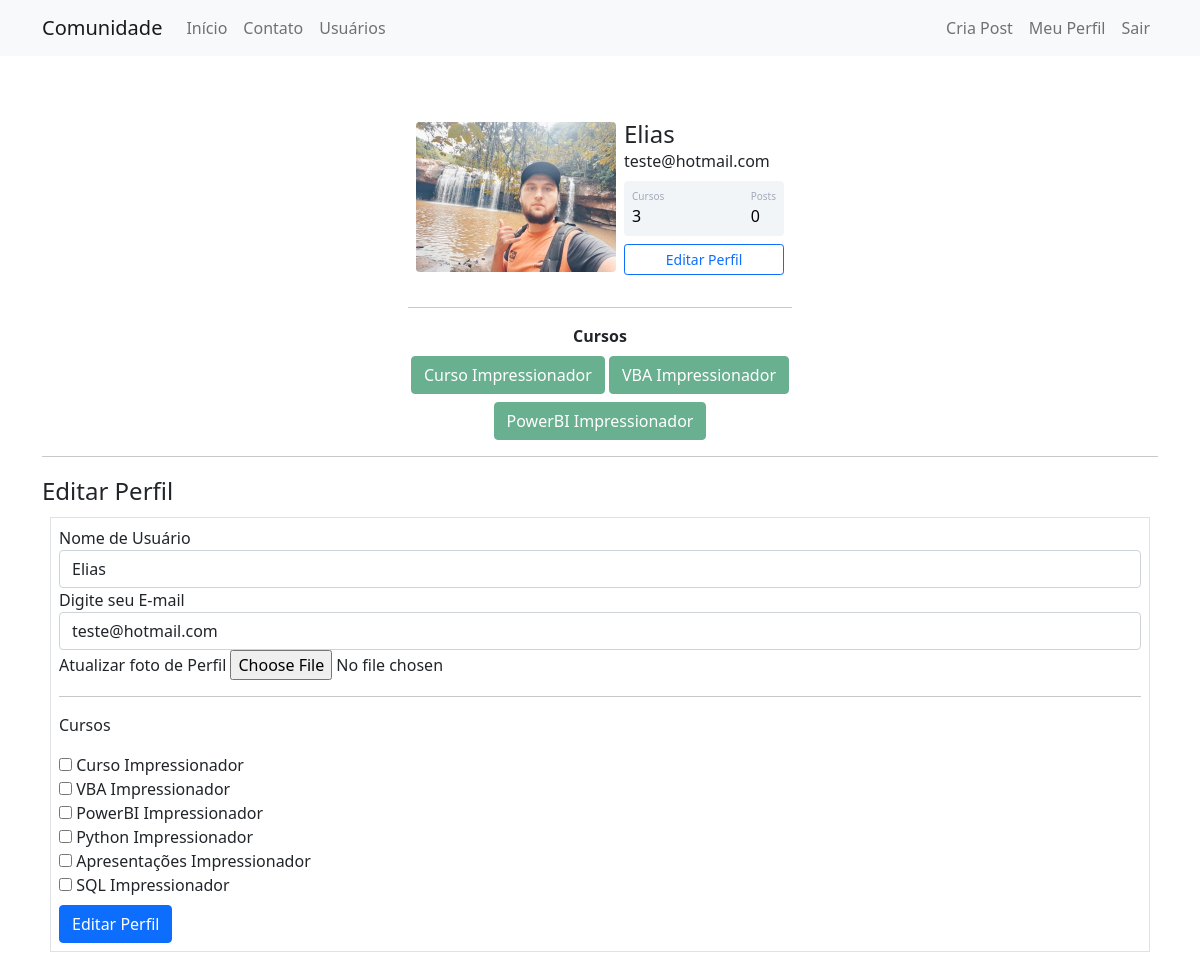
Screenshot of /perfil/editar (signed in) with the database file from the repository.
### comunidadeimpressionadora/model.py (models this page shows)
class Usuario(database.Model, UserMixin):
    id = database.Column(database.Integer, primary_key=True)
    username = database.Column(database.String, nullable=False)
    email = database.Column(database.String, nullable=False, unique=True)
    senha = database.Column(database.String, nullable=False)
    foto_perfil = database.Column(database.String, default='default.jpg')
    post = database.relationship('Post', backref='autor', lazy=True)
    cursos = database.Column(database.String, default='usuario não informado', nullable=False)

### comunidadeimpressionadora/routes.py (the view)
@app.route('/perfil/editar', methods=['GET', 'POST'])
@login_required
def editar_perfil():
    form = FomrEditarPerfil()
    if form.validate_on_submit():
        current_user.email = form.email.data
        current_user.username = form.username.data
        if form.foto_perfil.data:
            nome_imagem = salvar_iamgem(form.foto_perfil.data)
            current_user.foto_perfil = nome_imagem
        current_user.cursos = atualizar_cursos(form)
        database.session.commit()
        flash('Perfil atualizado com sucesso', 'alert-success')
        return redirect(url_for('perfil'))
    elif request.method == 'GET':
        form.email.data = current_user.email
        form.username.data = current_user.username
    foto_perfil = url_for('static', filename='fotos_perfil/{}'.format(current_user.foto_perfil))
    return render_template('editarperfil.html', foto_perfil=foto_perfil, form=form)

### comunidadeimpressionadora/forms.py (shortened to what this page needs)
class FomrEditarPerfil(FlaskForm):
    username = StringField(' Nome de Usuário', validators=[DataRequired()])
    email = StringField('Digite seu E-mail', validators=[DataRequired(), Email()])
    foto_perfil = FileField('Atualizar foto de Perfil', validators=[FileAllowed(['jpg', 'png'])])
    curso_excel = BooleanField('Curso Impressionador')
    curso_vba = BooleanField('VBA Impressionador')
    curso_poerbi = BooleanField('PowerBI Impressionador')
    curso_python = BooleanField('Python Impressionador')
    curso_ppt = BooleanField('Apresentações Impressionador')
    curso_sql = BooleanField('SQL Impressionador')
    botao_submit_editarperfil = SubmitField('Editar Perfil')

### comunidadeimpressionadora/model.py (called while the page is built)
@login_manager.user_loader
def load_usuario(id_usuario):
    return Usuario.query.get(int(id_usuario))

### comunidadeimpressionadora/templates/editarperfil.html (shortened to what this page needs)
{%extends'perfil.html'%}
{% block form_editar_perfil%}
<div class="container">
    <hr>
    <div class="row">
        <div class="col">
            <legend>Editar Perfil</legend>
            <form method="POST" action="" class="border m-2 p-2" enctype="multipart/form-data">
                <fieldset>
                    <div class="form-group">
                        {{form.username.label (class='form-control-label')}}
                        {%if form.username.errors%}
                        {{form.username (class='form-control is-invalid')}}
                        <div class="invalid-feedback">
                            {% for erro in form.username.errors%}
                            {{erro}}
                            {%endfor%}
                        </div>
                        {%else%}
                        {{form.username (class='form-control')}}
                        {%endif%}
                        <div class="form-group">
                            {{form.email.label (class='form-control-label')}}
                            {%if form.email.errors%}
                            {{form.email (class='form-control is-invalid')}}
                            <div class="invalid-feedback">
                                {% for erro in form.email.errors%}
                                {{erro}}
                                {%endfor%}
                            </div>
                            {%else%}
                            {{form.email (class='form-control')}}
                            {%endif%}
                        </div>
                        <div class="form-group">
                            {{ form.foto_perfil.label }}
                            {{ form.foto_perfil (class= 'form-control-file') }}
                        </div>
                        <hr>
                        <p>Cursos</p>
                        {%for campo in form%}
                        {% if 'curso_' in campo.name%}
                        <div class="form-group">
                            {{campo }}
                            {{campo.label (class='form-control-label')}}
                        </div>
                        {%endif%}
                        {%endfor%}
                    </div>
                </fieldset>
                {{form.botao_submit_editarperfil (class='btn btn-primary mt-2')}}
            </form>
        </div>
    </div>
</div>
{% endblock %}

### comunidadeimpressionadora/templates/perfil.html
{%extends'base.html'%}
{% block body%}
<div class="container mt-5 d-flex justify-content-center">
    <div class="card p-3">
        <div class="d-flex align-items-center">
            <div class="image pe-2"><img src="{{ foto_perfil }}" class="rounded" width="200"></div>
            <div class="ml-3 w-100">
                <h4 class="mb-0 mt-0">{{current_user.username}}</h4> <span>{{current_user.email}}</span>
                <div class="p-2 mt-2 bg-primary d-flex justify-content-between rounded text-white stats">
                    {%if 'não informado' in current_user.cursos %}
                    <div class="d-flex flex-column"><span class="articles">Cursos</span> <span class="number1">0</span>
                    </div>
                    {%else%}
                    <div class="d-flex flex-column"><span class="articles">Cursos</span> <span class="number1">{{ current_user.cursos.count (';') + 1 }}</span>
                    </div>
                    {%endif%}
                    <div class="d-flex flex-column"><span class="rating">Posts</span> <span class="number2">0</span>
                    </div>
                </div>
                <div class="button mt-2 d-flex flex-row align-items-center">
                    <a class='w-100' href="{{ url_for('editar_perfil') }}">
                        <button class="btn btn-sm btn-outline-primary w-100">Editar Perfil</button>
                    </a></div>
            </div>
        </div>
    </div>
</div>
<div class="row justify-content-center">
    <div class="col col-4" style="text-align:center">
        <hr>
        <strong>Cursos</strong><br>
        {%for curso in current_user.cursos.split(';')%}
        <button type="button " class="btn btn-success mt-2" disabled>{{curso}}</button>
        {%endfor%}
    </div>
</div>
{%block form_editar_perfil%}
{%endblock%}
{%endblock%}

### comunidadeimpressionadora/static/main.css (style rules this page uses)
.card { width: 400px; border: none; border-radius: 10px; background-color: #fff }
.stats { background: #f2f5f8 !important; color: #000 !important }
.articles { font-size: 10px; color: #a1aab9 }
.number1 { font-weight: 500 }
.number2 { font-weight: 500 }
.rating { font-size: 10px; color: #a1aab9 }

### rows the page displays
Usuario: username "Elias", email "teste@hotmail.com", cursos "3"

### other values shown
{{ curso }} "Curso Impressionador" "VBA Impressionador" "PowerBI Impressionador"
{{ campo.label (class='form-control-label') }} "Curso Impressionador" "VBA Impressionador" "PowerBI Impressionador" "Python Impressionador" "Apresentações Impressionador" "SQL Impressionador"
